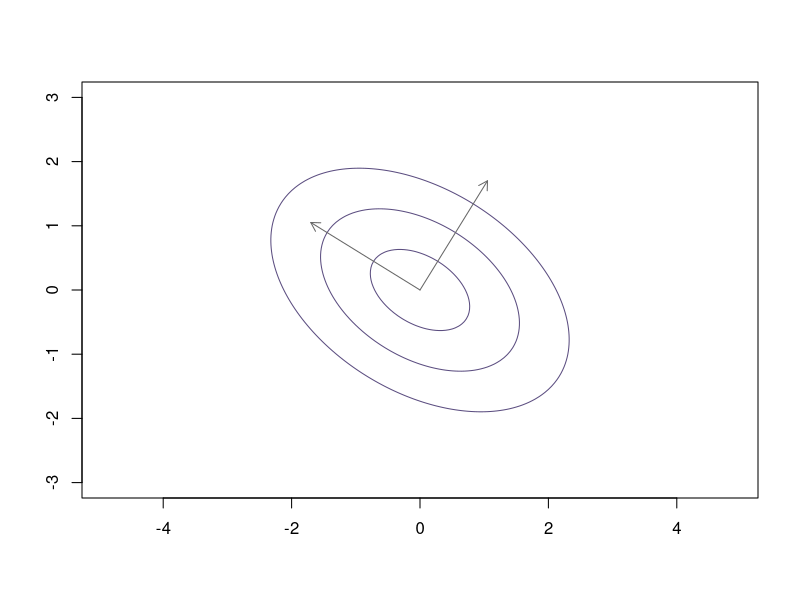

Reproduce this figure in R.
## ---- chunk 1
A <- matrix(c(2, 1, 1, 3), nrow = 2)      # 대칭
e <- eigen(A, symmetric = TRUE)
Q <- e$vectors; L <- diag(e$values)

max(abs(Q %*% L %*% t(Q) - A))            # A = Q Λ Qᵀ
round(crossprod(Q), 10)                   # QᵀQ = I
e$values                                  # 둘 다 양수 → 양정치

# 거듭제곱은 대각만 제곱
max(abs(Q %*% diag(e$values^5) %*% t(Q) - A %*% A %*% A %*% A %*% A))

# 이차형식의 등고선
g <- expand.grid(x = seq(-3, 3, 0.05), y = seq(-3, 3, 0.05))
q <- with(g, 2*x^2 + 2*x*y + 3*y^2)
contour(unique(g$x), unique(g$y), matrix(q, 121), asp = 1,
        levels = c(1, 4, 9), drawlabels = FALSE, col = "#5B4D80")
arrows(0, 0, Q[1, ] * 2, Q[2, ] * 2, col = "grey40", length = 0.1)  # 고유벡터 = 타원의 축

# 결손 행렬 — 대각화 불가
B <- matrix(c(1, 0, 1, 1), nrow = 2)      # [[1,1],[0,1]]
eigen(B)$vectors                          # 두 열이 사실상 같은 방향
qr(eigen(B)$vectors)$rank                 # 1 → V가 가역이 아님
